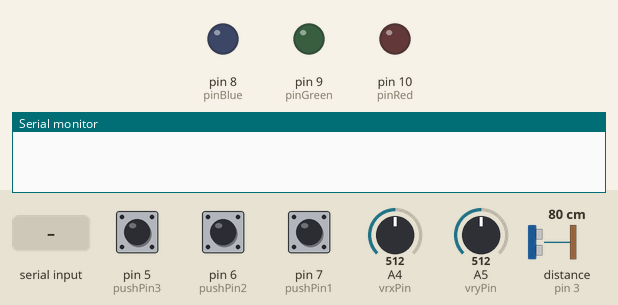
Bench run of a sketch on a simulated Arduino Uno, built with avr-gcc and run on an emulated ATmega328P. Parts: output pins drawn as LEDs (lit = HIGH), the last lines printed to the serial monitor. The inputs (shaded band) are chosen by the test bench; at power-on: distance to the obstacle (sensor on pin 3) 80 cm, pin 5 (pushPin3) LOW, pin 6 (pushPin2) LOW, pin 7 (pushPin1) LOW, A4 (vrxPin) = 512, A5 (vryPin) = 512. The echo pulse lasts 58.3 µs per cm; pins used as bus, display or sensor lines are not drawn.

Above: at 1.2 s.
1.3 s: "0" received over the second serial link
At 3.5 s:
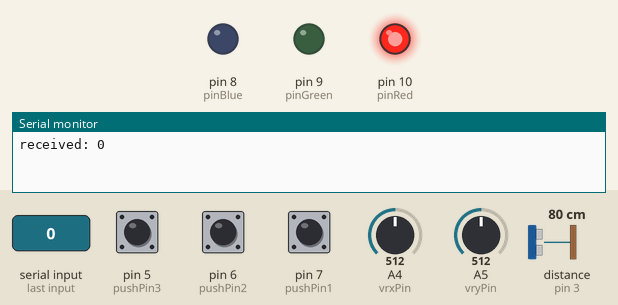
3.8 s: "1" received over the second serial link
At 6.7 s:
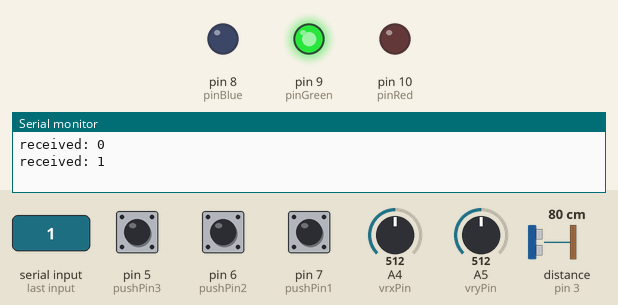
6.8 s: "2" received over the second serial link
9.8 s: distance to the obstacle (sensor on pin 3) set to 2 cm
At 11.0 s:
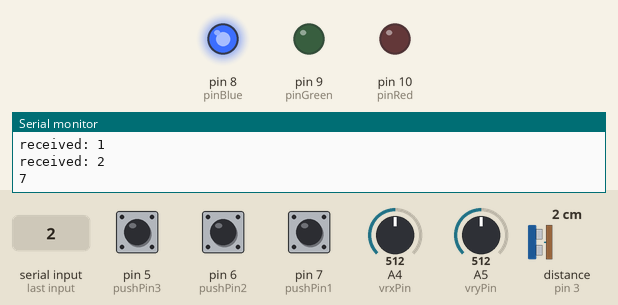
Timing chart, 0 to 12.8 s (numbered marks = the images above; inputs shaded):
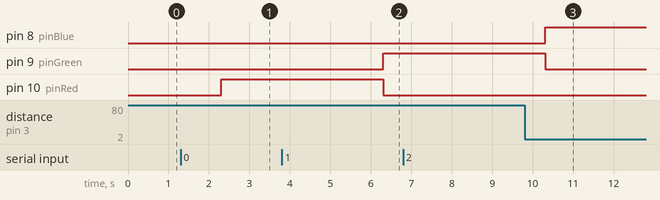

The sketch:

Controller.ino
```cpp
//used for Arduino serial connection
#include <SoftwareSerial.h>

#define rxPin 13
#define txPin 12

//ultrasonic sensor pins
const int triggerPin = 4;
const int echoPin = 3;
//push Pins
const int pinRed = 10;
const int pinGreen = 9;
const int pinBlue = 8;
const int pushPin1 = 7;
const int pushPin2 = 6;
const int pushPin3 = 5;

// joystick pin
const int swPin = 11;
const int vrxPin = A4;
const int vryPin = A5;

int xVal;
int yVal;

float distance;
unsigned long duration;

char redButton = '0';
char greenButton = '1';
char blueButton = '2';
char flickUp = '3';
char flickDown = '4';
char flickRight = '5';
char flickLeft = '6';
char bopIt = '7';

unsigned long startTime;
const unsigned long interval = 3000;

SoftwareSerial mySerial =  SoftwareSerial(rxPin, txPin);

void setup() {
   // ultrasonic distance thing
   pinMode(triggerPin, OUTPUT);
   pinMode(echoPin, INPUT);

   // LED pins
   pinMode(pinRed, OUTPUT);
   pinMode(pinGreen, OUTPUT);
   pinMode(pinBlue, OUTPUT);

   //button pins
   pinMode(pushPin1, INPUT);
   pinMode(pushPin2, INPUT);
   pinMode(pushPin3, INPUT);

   // Set input/output pins
  //Serial monitor set up
  pinMode(rxPin, INPUT);
  pinMode(txPin, OUTPUT);
  mySerial.begin(9600);
  Serial.begin(9600);

}

void updateLED(char cmd) {
  if(cmd == '0') {
    digitalWrite(pinRed, HIGH);
    digitalWrite(pinGreen, LOW);
    digitalWrite(pinBlue, LOW);
  } else if(cmd == '1') {
    digitalWrite(pinRed, LOW);
    digitalWrite(pinGreen, HIGH);
    digitalWrite(pinBlue, LOW);
  } else if(cmd == '2') {
    digitalWrite(pinRed, LOW);
    digitalWrite(pinGreen, LOW);
    digitalWrite(pinBlue, HIGH);
  } else {
    digitalWrite(pinRed, LOW);
    digitalWrite(pinGreen, LOW);
    digitalWrite(pinBlue, LOW);
  }
}

String checkCmd(int distance) {
  if(digitalRead(pushPin1) == HIGH) {
    return "2";
  }
  if(digitalRead(pushPin2) == HIGH) {
    return "1";
  }
  if(digitalRead(pushPin3) == HIGH) {
    return "0";
  }
  // read analog X and Y analog values
  xVal = analogRead(vrxPin) / 4;
  yVal = analogRead(vryPin) / 4;

  if(xVal == 0) {
    return "3";
  }
  if(xVal == 255) {
    return "4";
  }
  if(yVal == 0) {
    return "6";
  }
  if(yVal == 255) {
    return "5";
  }
  if(distance <= 5.0) {
    return "7";
  }
  return "U";
}
char receivedData() {
 if (mySerial.available()) {
    return char(mySerial.read());
 }
 return 'F';
}

float readSensor() {
  // Clears the trigPin
  digitalWrite(triggerPin, LOW);
  delayMicroseconds(5);
  // Sets the trigPin on HIGH state for 10 micro seconds
  digitalWrite(triggerPin, HIGH);
  delayMicroseconds(10);
  digitalWrite(triggerPin, LOW);
  // Reads the echoPin, returns the sound wave travel time in microseconds
  duration = pulseIn(echoPin, HIGH);
  // Calculating the distance
  return duration * 0.034 / 2;
}
bool waiting = true;
String receive;
void loop() {
  if(waiting) {
    if (mySerial.available()) {
      receive = mySerial.readString();
      Serial.println("received: " + receive);
      waiting = false;
    }
    startTime = millis();
    return;
  } else {
    updateLED(receive[0]);
    float data = readSensor();
    String cmd = checkCmd(data);
    if(cmd != "U") {
      Serial.println(cmd);
      mySerial.print(cmd);
      waiting = true;
    }
    if(millis() - startTime > interval) {
      mySerial.print(cmd);
      waiting = true;
    }
  }
}
// //used for Arduino serial connection
// #include <SoftwareSerial.h>

// #define rxPin 13
// #define txPin 12

// //ultrasonic sensor pins
// const int triggerPin = 4;
// const int echoPin = 3;
// //push Pins
// const int pinRed = 10;
// const int pinGreen = 9;
// const int pinBlue = 8;
// const int pushPin1 = 7;
// const int pushPin2 = 6;
// const int pushPin3 = 5;

// // joystick pin
// const int swPin = 11;
// const int vrxPin = A4;
// const int vryPin = A5;

// int xVal;
// int yVal;

// float distance;
// unsigned long duration;

// char redButton = '0';
// char greenButton = '1';
// char blueButton = '2';
// char flickUp = '3';
// char flickDown = '4';
// char flickRight = '5';
// char flickLeft = '6';
// char bopIt = '7';

// unsigned long startTime;
// const unsigned long interval = 3000;

// // SoftwareSerial mySerial =  SoftwareSerial(rxPin, txPin);

// void setup() {
//    // ultrasonic distance thing
//    pinMode(triggerPin, OUTPUT);
//    pinMode(echoPin, INPUT);

//    // LED pins
//    pinMode(pinRed, OUTPUT);
//    pinMode(pinGreen, OUTPUT);
//    pinMode(pinBlue, OUTPUT);

//    //button pins
//    pinMode(pushPin1, INPUT);
//    pinMode(pushPin2, INPUT);
//    pinMode(pushPin3, INPUT);

//    // Set input/output pins
//   //Serial monitor set up
//   // pinMode(rxPin, INPUT);
//   // pinMode(txPin, OUTPUT);
//   // mySerial.begin(9600);
//   Serial.begin(9600);

// }

// String checkCmd(int distance) {
//   if(digitalRead(pushPin1) == HIGH) {
//     return "2";
//   }
//   if(digitalRead(pushPin2) == HIGH) {
//     return "1";
//   }
//   if(digitalRead(pushPin3) == HIGH) {
//     return "0";
//   }
//   // read analog X and Y analog values
//   xVal = analogRead(vrxPin) / 4;
//   yVal = analogRead(vryPin) / 4;

//   if(xVal == 0) {
//     return "5";
//   }
//   if(xVal == 255) {
//     return "6";
//   }
//   if(yVal == 0) {
//     return "4";
//   }
//   if(yVal == 255) {
//     return "3";
//   }
//   if(distance <= 5.0) {
//     return "7";
//   }
//   return "U";
// }
// char receivedData() {
//  if (Serial.available()) {
//     return char(Serial.read());
//  }
//  return 'F';
// }

// float readSensor() {
//   // Clears the trigPin
//   digitalWrite(triggerPin, LOW);
//   delayMicroseconds(5);
//   // Sets the trigPin on HIGH state for 10 micro seconds
//   digitalWrite(triggerPin, HIGH);
//   delayMicroseconds(10);
//   digitalWrite(triggerPin, LOW);
//   // Reads the echoPin, returns the sound wave travel time in microseconds
//   duration = pulseIn(echoPin, HIGH);
//   // Calculating the distance
//   return duration * 0.034 / 2;
// }
// void updateLED(char cmd) {
//   if(cmd == '0') {
//     digitalWrite(pinRed, HIGH);
//     digitalWrite(pinGreen, LOW);
//     digitalWrite(pinBlue, LOW);
//   } else if(cmd == '1') {
//     digitalWrite(pinRed, LOW);
//     digitalWrite(pinGreen, HIGH);
//     digitalWrite(pinBlue, LOW);
//   } else if(cmd == '2') {
//     digitalWrite(pinRed, LOW);
//     digitalWrite(pinGreen, LOW);
//     digitalWrite(pinBlue, HIGH);
//   } else {
//     digitalWrite(pinRed, LOW);
//     digitalWrite(pinGreen, LOW);
//     digitalWrite(pinBlue, LOW);
//   }
// }
// bool waiting = true;
// String receive;
// void loop() {
//   if(waiting) {
//     if (Serial.available()) {
//       receive = Serial.readString();
//       // Serial.println("received: " + receive);
//       waiting = false;
//     }
//     startTime = millis();
//     return;
//   } else {
//     updateLED(receive[0]);
//     float data = readSensor();
//     String cmd = checkCmd(data);
//     if(cmd != "U") {
//       // Serial.println(cmd);
//       Serial.print(cmd);
//       waiting = true;
//       updateLED("");
//     }
//     if(millis() - startTime > interval) {
//       Serial.print(cmd);
//       waiting = true;
//       updateLED("");
//     }
//   }
// }
```

Measured:
- after the input at 1.3 s, pin 10 (pinRed): LOW → HIGH after 1.0 s
- after the input at 3.8 s, pin 9 (pinGreen): LOW → HIGH after 2.5 s; pin 10 (pinRed): HIGH → LOW after 2.5 s
- after the input at 6.8 s, every drawn part: stays the same
